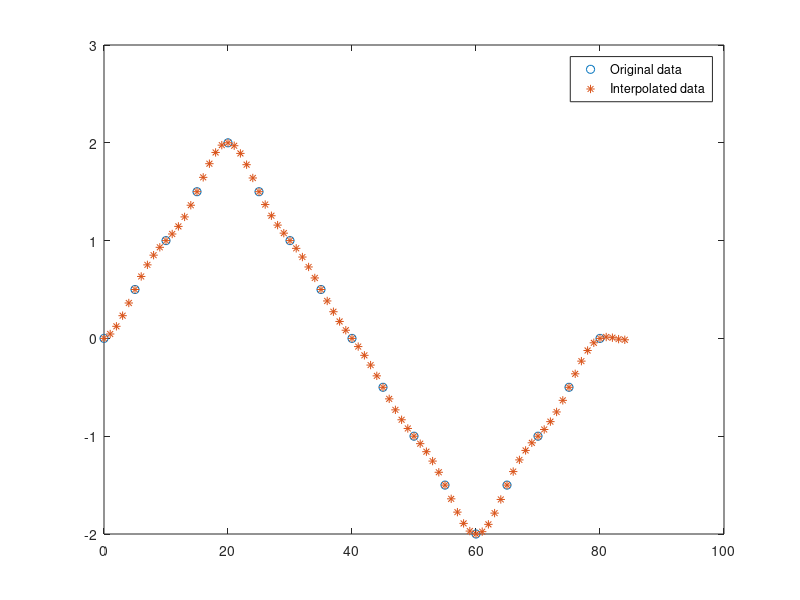

Here is the MATLAB script that generated this plot:
y = [0 .5 1 1.5 2 1.5 1 .5 0 -.5 -1 -1.5 -2 -1.5 -1 -.5 0];
N = length(y);
L = 5;
M = N*L;
x = 0:L:L*N-1;
xi = 0:M-1;
yi = interpft(y,M);
plot(x,y,'o',xi,yi,'*')
legend('Original data','Interpolated data')